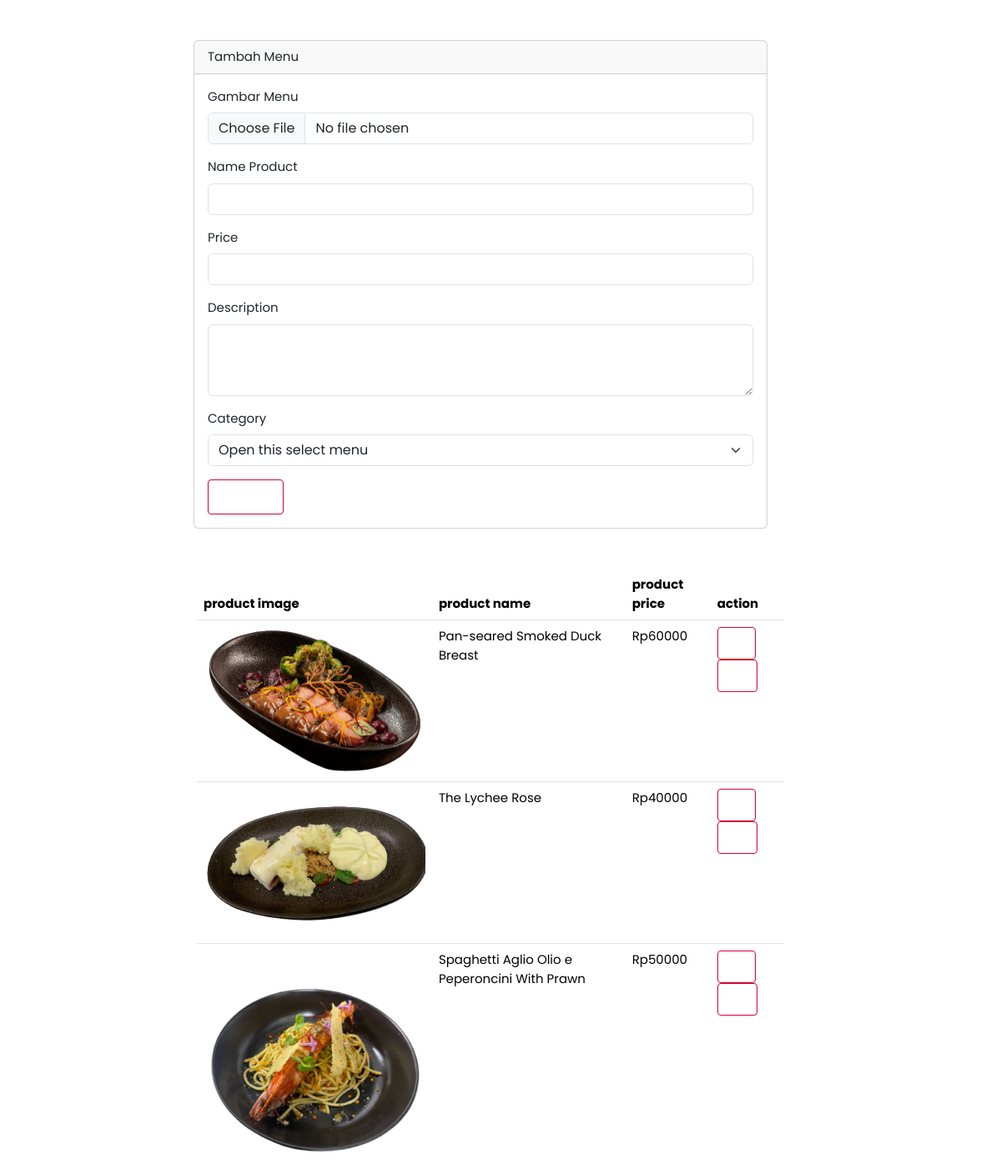
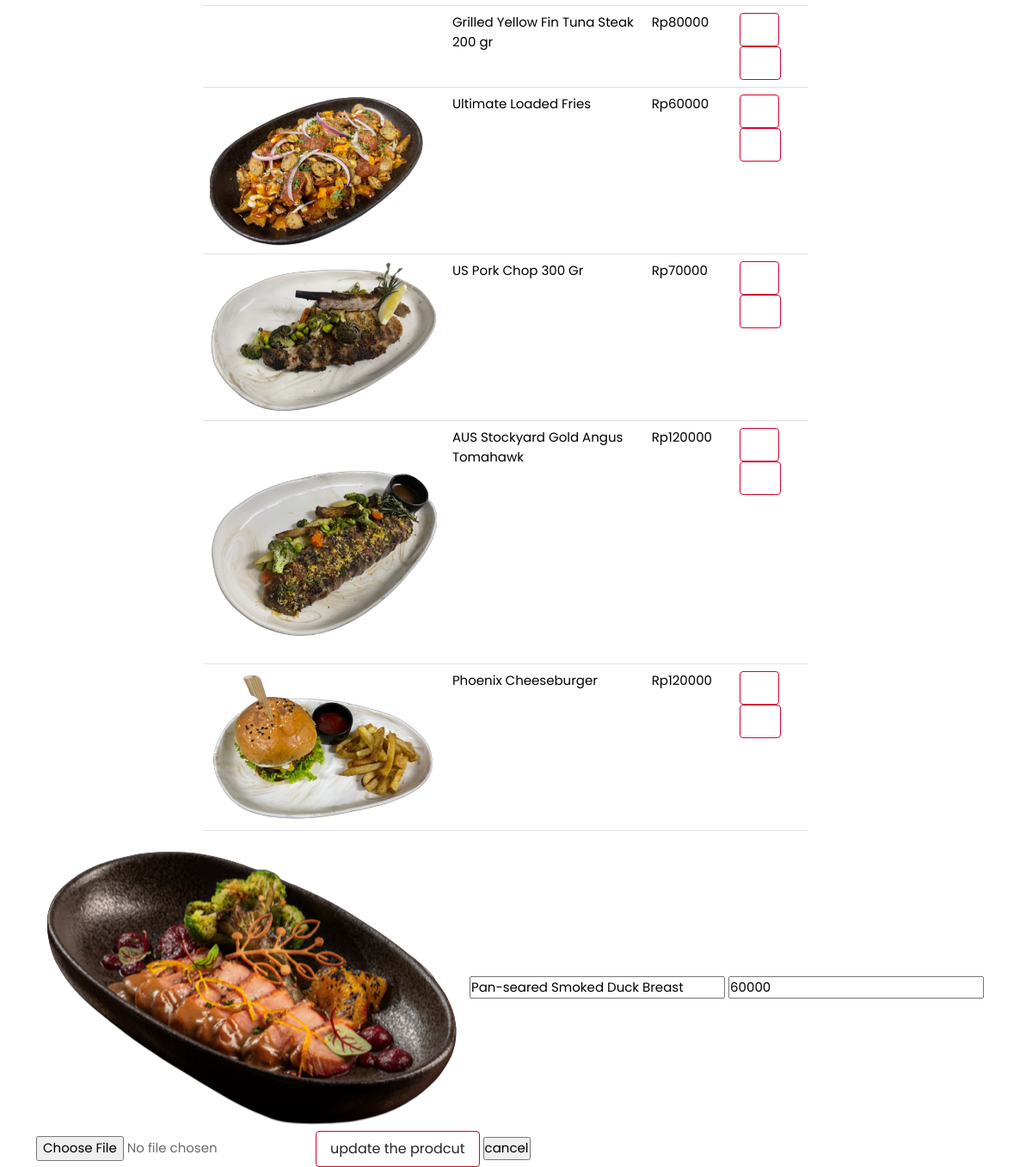
Screenshot of /admin.php?edit=1 with the database file from the repository (2 pictures, top to bottom).
### tables this page shows
CREATE TABLE `products` (
  `id` int(255) NOT NULL,
  `image` varchar(255) NOT NULL,
  `name` varchar(255) NOT NULL,
  `price` varchar(255) NOT NULL,
  `description` varchar(255) NOT NULL,
  `category` int(11) NOT NULL,
  `quantity` int(255) NOT NULL
);

### admin.php (the view, shortened to what this page needs)
<?php
@include 'config.php';
?>
<!DOCTYPE html>
<html lang="en">
<head>
   <link rel="stylesheet" href="https://cdnjs.cloudflare.com/ajax/libs/font-awesome/6.0.0/css/all.min.css">
   <link href="https://cdn.jsdelivr.net/npm/bootstrap@5.3.2/dist/css/bootstrap.min.css" rel="stylesheet">
   <link rel="stylesheet" href="css/style.css">
</head>
<body>
   <div class="container">
      <div class="container my-5 row">
         <div class="row justify-content-center">
            <div class="col-md-8">
               <div class="card">
                  <div class="card-header">
                     Tambah Menu
                  </div>
                  <div class="card-body">
                     <form action="" method="POST" enctype="multipart/form-data">
                        <div class="mb-3">
                           <label for="formFile" class="form-label">Gambar Menu</label>
                           <input class="form-control" type="file" name="image" id="formFile">
                        </div>
                        <div class="mb-3">
                           <label for="nama" class="form-label">Name Product</label>
                           <input type="text" required name="name" class="form-control" id="nama" aria-describedby="emailHelp">
                        </div>
                        <div class="mb-3">
                           <label for="price" class="form-label">Price</label>
                           <input type="number" required name="price" class="form-control" id="price">
                        </div>
                        <div class="mb-3">
                           <label for="price" class="form-label">Description</label>
                           <textarea name="description" required id="" class="form-control" cols="30" rows="3"></textarea>
                        </div>
                        <div class="mb-3">
                           <label for="price" class="form-label">Category</label>
                           <select required class="form-select" name="category" aria-label="Default select example">
                              <option selected>Open this select menu</option>
                           </select>
                        </div>
                        <input type="submit" value="Submit" class="btn btn-primary" name="add_product">
                     </form>
                  </div>
               </div>
            </div>
         </div>
      </div>
      <section class="display-product-table">
         <div class="container row justify-content-center">
            <div class="col-md-8">
               <table class="table">
                  <thead>
                     <th>product image</th>
                     <th>product name</th>
                     <th>product price</th>
                     <th>action</th>
                  </thead>
                  <tbody>
                     <?php
                     $select_products = mysqli_query($conn, "SELECT * FROM `products`");
                     if (mysqli_num_rows($select_products) > 0) {
                        while ($row = mysqli_fetch_assoc($select_products)) {
                     ?>
                           <tr>
                              <td><img src="img/<?php echo $row['image']; ?>" height="100" alt=""></td>
                              <td><?php echo $row['name']; ?></td>
                              <td>Rp<?php echo $row['price']; ?></td>
                              <td>
                                 <a href="admin.php?delete=<?php echo $row['id']; ?>" class="btn btn-danger btn-sm" onclick="return confirm('are your sure you want to delete this?');"> <i class="fas fa-trash"></i>  </a>
                                 <a href="admin.php?edit=<?php echo $row['id']; ?>" class="btn btn-primary btn-sm"> <i class="fas fa-edit"></i>  </a>
                              </td>
                           </tr>
                     <?php
                        };
                     } else {
                        echo "<div class='empty'>no product added</div>";
                     };
                     ?>
                  </tbody>
               </table>
            </div>
         </div>
      </section>
      <section class="edit-form-container">
         <?php
         if (isset($_GET['edit'])) {
            $edit_id = $_GET['edit'];
            $edit_query = mysqli_query($conn, "SELECT * FROM `products` WHERE id = $edit_id");
            if (mysqli_num_rows($edit_query) > 0) {
               while ($fetch_edit = mysqli_fetch_assoc($edit_query)) {
         ?>
                  <form action="" method="post" enctype="multipart/form-data">
                     <img src="img/<?php echo $fetch_edit['image']; ?>" height="200" alt="">
                     <input type="text" class="box" required name="update_p_name" value="<?php echo $fetch_edit['name']; ?>">
                     <input type="number" min="0" class="box" required name="update_p_price" value="<?php echo $fetch_edit['price']; ?>">
                     <input type="file" class="box" required name="update_p_image" accept="image/png, image/jpg, image/jpeg">
                     <input type="submit" value="update the prodcut" name="update_product" class="btn">
                     <input type="reset" value="cancel" id="close-edit" class="option-btn">
                  </form>
         <?php
               };
            };
         };
         ?>
      </section>
   </div>
</body>
</html>

### rows the page displays
products: image (picture), name "Pan-seared Smoked Duck Breast", price "60000", update_p_name "Pan-seared Smoked Duck Breast", update_p_price "60000"
products: image (picture), name "The Lychee Rose", price "40000"
products: image (picture), name "Spaghetti Aglio Olio e Peperoncini With Prawn", price "50000"
products: name "Grilled Yellow Fin Tuna Steak 200 gr", price "80000"
products: image (picture), name "Ultimate Loaded Fries", price "60000"
products: image (picture), name "US Pork Chop 300 Gr", price "70000"
products: image (picture), name "AUS Stockyard Gold Angus Tomahawk", price "120000"
products: image (picture), name "Phoenix Cheeseburger", price "120000"
